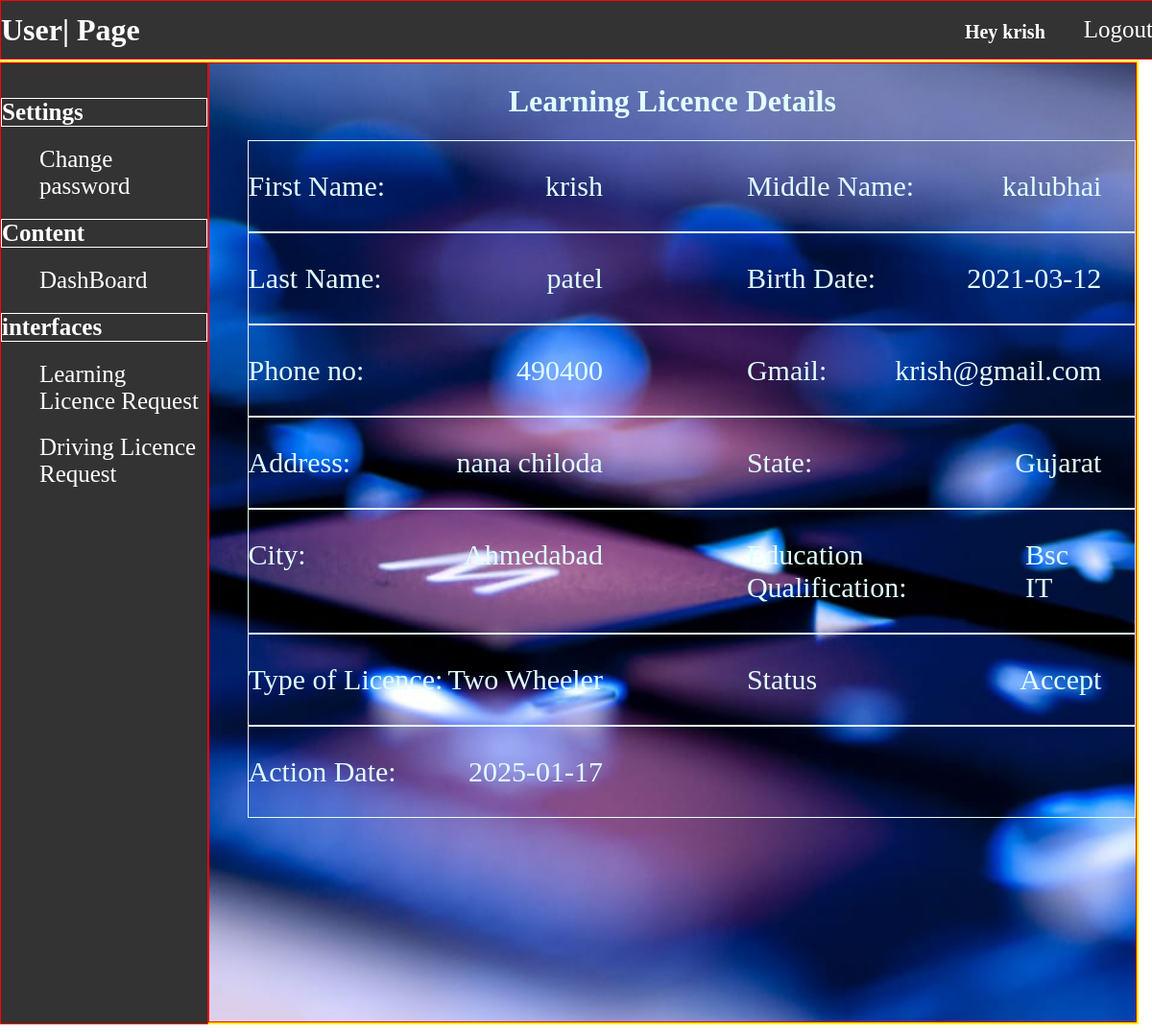
/user/show_learning_licence.php (signed in), run on the app's committed database.
### tables this page shows
CREATE TABLE `learning_lis_data` (
  `First_Name` varchar(200) NOT NULL,
  `Middle_Name` varchar(200) NOT NULL,
  `Last_Name` varchar(200) NOT NULL,
  `Username` varchar(200) NOT NULL,
  `Pass` varchar(200) NOT NULL,
  `Birth_Date` varchar(200) NOT NULL,
  `Phone_no` bigint(20) NOT NULL,
  `Email` varchar(200) NOT NULL,
  `Address` varchar(300) NOT NULL,
  `State` varchar(200) NOT NULL,
  `City` varchar(200) NOT NULL,
  `Education` varchar(200) NOT NULL,
  `Licence_Type` varchar(200) NOT NULL,
  `Status` varchar(200) NOT NULL,
  `Action_Date` varchar(200) NOT NULL
);

### user/show_learning_licence.php (the view, shortened to what this page needs)
<?php
$uname = $_SESSION['username'];
$sname = $_SESSION['name'];
?>
<!DOCTYPE html>
<html lang="en">
<head>
</head>
</head>
<body>
<div class="main">
    <div class="nav">
        <div class="name">
            <h3>User| Page</h3>
        </div>
        <div class="link">
        <h4 class="sname">Hey <?php echo $sname;?></h4>
            <a href="../user/home.php">Logout</a>
        </div>
    </div>
</div>
<div class="part2">
    <div class="nav2">
        <ul>
            <li>
                <li><h4>Settings</h4></li>
                <li><a href="../user/user_change_password.php">Change password</a></li>
                <li><h4>Content</h4></li>
                <li><a href="../user/user_home.php">DashBoard</a></li>
                <li><h4>interfaces</h4></li>
                <li><a href="../user/learning_licence_form.php">Learning Licence Request</a></li>
                <li><a href="../user/driving_licence_form.php">Driving Licence Request</a></li>
            </li>
        </ul>
    </div>
    <div class="content">
        <div class="hed">
            <h1>Learning Licence Details</h1>
        </div>
        <?php
    $servername = "localhost";
    $username = "root";
    $password = "";
    $database = "rto";
    $con = new mysqli($servername,$username,$password,$database);
    $query = "select * from learning_lis_data where Username='$uname' ;";
    $select = $con->query($query);
    while($row=mysqli_fetch_assoc($select))
    {
?>
        <div class="d1">
            <div class="d11">
                <p>First Name:</p>
                <p><?php echo $row['First_Name'];?></p>
            </div>
            <div class="d12">
                <p>Middle Name:</p>
                <p><?php echo $row['Middle_Name'];?></p>
            </div>
        </div>
        <div class="d2">
            <div class="d21">
                <p>Last Name:</p>
                <p><?php echo $row['Last_Name'];?></p>
            </div>
            <div class="d22">
                <p>Birth Date:</p>
                <p><?php echo $row['Birth_Date'];?></p>
            </div>
        </div>
        <div class="d3">
            <div class="d31">
                <p>Phone no:</p>
                <p><?php echo $row['Phone_no'];?></p>
            </div>
            <div class="d32">
                <p>Gmail:</p>
                <p><?php echo $row['Email'];?></p>
            </div>
        </div>
        <div class="d4">
            <div class="d41">
                <p>Address:</p>
                <p><?php echo $row['Address'];?></p>
            </div>
            <div class="d42">
                <p>State:</p>
                <p><?php echo $row['State'];?></p>
            </div>
        </div>
        <div class="d5">
        <div class="d51">
            <p>City:</p>
            <p><?php echo $row['City'];?></p>
        </div>
        <div class="d52">
            <p>Education Qualification:</p>
            <p><?php echo $row['Education'];?></p>
        </div>
    </div>
    <div class="d6">
        <div class="d61">
        <p>Type of Licence:</p>
        <p><?php echo $row['Licence_Type'];?></p>
        </div>
        <div class="d62">
            <p>Status</p>
            <p><?php echo $row['Status'];?></p>
        </div>
    </div>
    <div class="d7">
        <div class="d71">
            <p>Action Date:</p>
            <p><?php echo $row['Action_Date'];?></p>
        </div>
    </div>
    </div>
<?php
}
?>
    </div>
</body>
</html>

### user/show_learning_licence.php (style rules this page uses)
.main { display: flex; flex-direction: column; }
.nav { height: 60px; width: 100%; left: 0; position: absolute; top: 0px; border: 1px solid red; background-color: rgba(0, 0, 0, 0.8); display: flex; flex-direction: row; align-items: center; }
.nav h3 { width: 300px; color:white; font-size: 2em; }
.name { display: flex; align-items: center; justify-content: center; height: 40px; }
.link { width:80%; display: flex; justify-content: end; }
.link a { font-size: 25px; }
ul { list-style: none; }
h4 { border: 1px solid; padding: 0; margin: 0px; margin-left: 0px; }
li { margin-bottom: 20px; }
li h4 { margin-left: -40px; color: white; font-size: 25px; }
li a { font-size: 25px; }
a { text-decoration: none; }
.nav a , .nav2 a { color: white; }
.nav2 { width: 20%; top: 40px; height: 1000px; margin-left: 0px; border:1px solid red; display: flex; justify-content:start; background-color: rgba(0, 0, 0, 0.8); }
.content { border: 1px solid red; width:90%; background-color: darkgrey; background: url("../image/keybord2.jpg") no-repeat center center/cover; color: lightcyan; }
.hed { width: 100%; display: flex; flex-direction: column; align-items: center; }
.part2 { width: 100%; height: 1000px; border: 2px solid yellow; margin-top: 55px; display: flex; flex-direction: row; margin-left: -10px; }
.d1 , .d2 , .d3 , .d4 , .d5 , .d6 , .d7 , .d8 { display: flex; flex-direction: row; border: 1px solid; margin-left: 40px; }
.d11 , .d21 , .d31 , .d41 , .d51 , .d61 , .d71 , .d81 { display: flex; flex-direction: row; font-size: 30px; width: 40%; justify-content: space-between; }
.d12 , .d22 , .d32 , .d42 , .d52 , .d62 , .d72 , .d82 { margin-left: 150px; display: flex; flex-direction: row; font-size: 30px; width: 40%; justify-content:space-between; }
.sname { margin-right:40px; color:white; font-size:20px; border:none; margin-top:5px; }

### data on the page
learning_lis_data: First_Name "krish", Middle_Name "kalubhai", Last_Name "patel", Birth_Date "2021-03-12", Phone_no "490400", Email "krish@gmail.com", Address "nana chiloda", State "Gujarat", City "Ahmedabad", Education "Bsc IT", Licence_Type "Two Wheeler", Status "Accept", Action_Date "2025-01-17"

### other printed values
$sname "krish"
